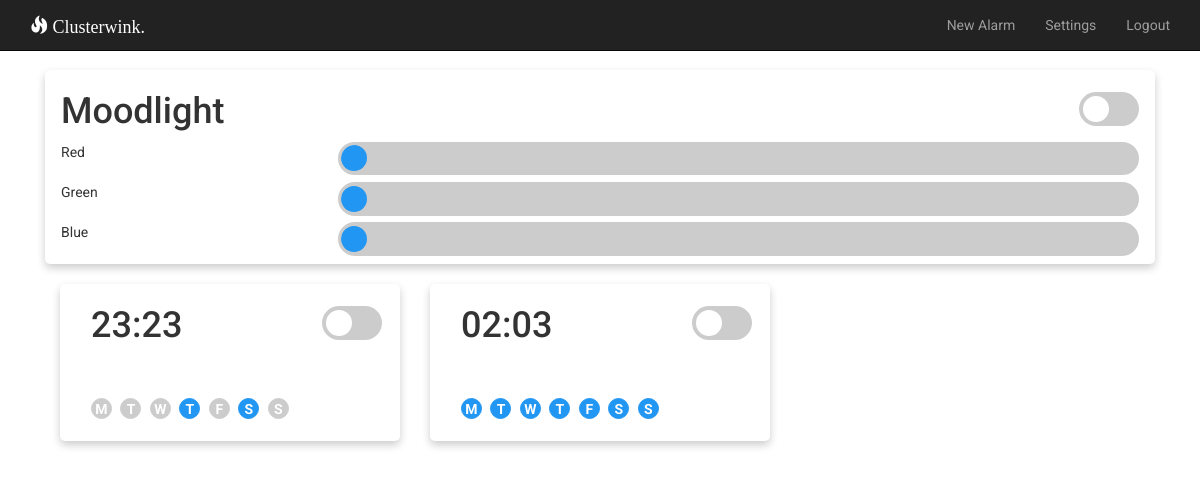
Before: /index (signed in) with the older database file.
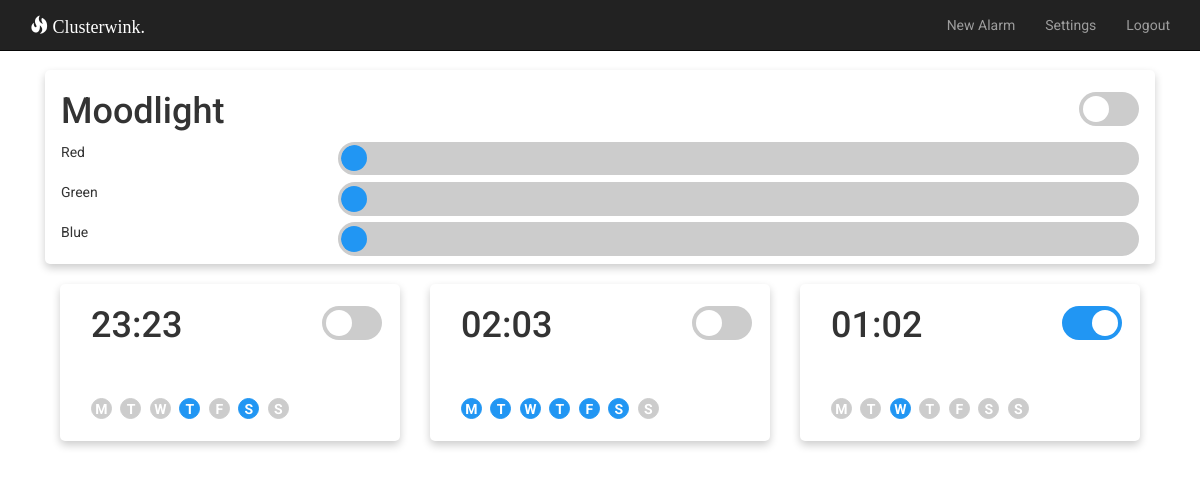
After: the same page with the newer database file.
### app/models.py (models this page shows, shortened)
class Alarm(db.Model):
	id = db.Column(db.Integer, primary_key=True)
	hour = db.Column(db.Integer, index=True)
	minute = db.Column(db.Integer, index=True)
	time = db.Column(db.Integer, index=True)
	active = db.Column(db.Boolean, default=True)
	repeat = db.Column(db.Boolean)
	label = db.Column(db.String(64))
	duration = db.Column(db.Integer)
	monday = db.Column(db.Boolean)
	tuesday = db.Column(db.Boolean)
	wednesday = db.Column(db.Boolean)
	thursday = db.Column(db.Boolean)
	friday = db.Column(db.Boolean)
	saturday = db.Column(db.Boolean)
	sunday = db.Column(db.Boolean)

### app/routes.py (the view)
@app.route('/')
@app.route('/index')
@login_required
def index():
	user = {'username': 'Lenny'}
	posts = [
		{
			'author': {'username': 'John'},
			'body': 'Beautiful day in Portland!'
		},
		{
			'author': {'username': 'Susan'},
			'body': 'The Avengers movie was so cool!'
		}
	]
	alarms = Alarm.query.all()
	return render_template('index.html', title='Home', posts=posts, alarms=alarms)

### app/models.py (called while the page is built)
@login.user_loader
def load_user(id):
	return User.query.get(int(id))

### app/templates/index.html (shortened to what this page needs)
{% extends "base.html" %}
{% block app_content %}
	<div class="col-lg-12">
		<div class="card">
				<div class="card-body" id="color-selector">
					<div class="row">
						<div class="col-xs-8 col-sm-9">
							<h1>Moodlight</h1>
						</div>
						<div class="col-xs-4 col-sm-3" align="right">
							<label class="switch">
								<span class="slider round"></span>
							</label>
						</div>
					</div>
					<div class="row">
						<div class="col-xs-3">Red</div>
						<div class="range-container col-xs-9"> <input type="range" min="0" max="255" value="0" id="red" onchange="set_color('Red', this.value)"></div>
					</div>
					<div class="row">
						<div class="col-xs-3">Green</div>
						<div class="range-container col-xs-9"> <input type="range" min="0" max="255" value="0" id="green" onchange="set_color('Green', this.value)"></div>
					</div>
					<div class="row">
						<div class="col-xs-3">Blue</div>
						<div class="range-container col-xs-9"> <input type="range" min="0" max="255" value="0" id="blue" onchange="set_color('Blue', this.value)"></div>
					</div>
				</div>
	</div>
	{% for alarm in alarms %}
		<div class="col-lg-4 col-sm-6 " id="{{alarm.id}}">
			<div class="card">
				<div class="card-body">
					<div data-toggle="collapse" data-target="#card_{{ alarm.id }}" class="col-xs-8 col-sm-9" >
						<h1 >{{ "%02d" % alarm.hour }}:{{ "%02d" % alarm.minute }}</h1>
					</div>
					<div class="col-xs-4 col-sm-3" align="right">
						<label class="switch">
							<span class="slider round"></span>
						</label>
					</div>
					<div class="col-xs-12 day-bar">
						<div class="day-checkbox">
								<label for="monday_{{ alarm.id }}">M</label>
						</div>
						<div class="day-checkbox">
								<label for="tuesday_{{ alarm.id }}">T</label>
						</div>
						<div class="day-checkbox">
								<label for="wednesday_{{ alarm.id }}">W</label>
						</div>
						<div class="day-checkbox">
								<label for="thursday_{{ alarm.id }}">T</label>
						</div>
						<div class="day-checkbox">
								<label for="friday_{{ alarm.id }}">F</label>
						</div>
						<div class="day-checkbox">
								<label for="saturday_{{ alarm.id }}">S</label>
						</div>
						<div class="day-checkbox">
								<label for="sunday_{{ alarm.id }}">S</label>
						</div>
					</div>
				</div>
			</div>
		</div>
	{% endfor %}
{% endblock %}

### app/templates/base.html (shortened to what this page needs)
{% extends 'bootstrap/base.html' %}
{% block styles %}
	{{super()}}
	<link rel=stylesheet href="{{ url_for('static', filename='style.css') }}">
{% endblock %}
{% block navbar %}
	<nav class="navbar navbar-inverse navbar-fixed-top">
		<div class="container">
			<div class="navbar-header">
				<a class="navbar-brand" id="page_title" href="{{ url_for('index') }}"><span class="glyphicon glyphicon-fire"></span> Clusterwink.</a>
			</div>
			<div class="collapse navbar-collapse" id="bs-example-navbar-collapse-1">
				<ul class="nav navbar-nav navbar-right">
					{% if current_user.is_anonymous %}
					{% else %}
					<li><a href="{{ url_for('new') }}">New Alarm</a></li>
					<li><a href="{{ url_for('settings') }}">Settings</a></li>
					<li><a href="{{ url_for('logout') }}">Logout</a></li>
					{% endif %}
				</ul>
			</div>
		</div>
	</nav>
{% endblock %}
{% block content %}
	<div class="container">
			{% block app_content %}{% endblock %}
	</div>
{% endblock %}

### app/static/style.css (style rules this page uses)
body { padding-top: 70px; font-family: 'Roboto', sans-serif; }
.navbar { border-radius: 0; }
#page_title { font-family: 'Playfair Display', serif; }
.card { position: relative; display: flex; flex-direction: column; min-width: 0; word-wrap: break-word; background-color: white; background-clip: border-box; box-shadow: 0 4px 8px 0 rgba(0,0,0,0.2); transition: 0.3s; margin-bottom: 20px; border-radius: 5px; }
.card-body { padding: 2px 16px; }
.navbar-inverse .navbar-brand { color: white; }
.switch { position: relative; display: inline-block; min-width: 60px; min-height: 34px; margin-top: 20px; max-height: 54px; }
.slider { position: absolute; cursor: pointer; top: 0; left: 0; right: 0; bottom: 0; background-color: #ccc; -webkit-transition: .4s; transition: .4s; height: 34px; }
.slider:before { position: absolute; content: ""; height: 26px; width: 26px; left: 4px; bottom: 4px; background-color: white; -webkit-transition: .4s; transition: .4s; }
input:checked + .slider { background-color: #2196F3; }
input:checked + .slider:before { -webkit-transform: translateX(26px); -ms-transform: translateX(26px); transform: translateX(26px); }
.slider.round { border-radius: 34px; }
.slider.round:before { border-radius: 50%; }
.day-checkbox { position:relative; display: inline-block; width: 1.5em; margin-right: 5px; }
.day-checkbox label { background-color: #ccc; border: 1px solid #ccc; border-radius: 50%; text-align: center; width: 1.5em; height: 1.5em; display: inline-block; color: white; margin-top: 20px; margin-bottom: 20px; -webkit-transition: .4s; transition: .4s; }
.day-checkbox input[type="checkbox"]:checked + label { background-color: #2196F3; border-color: #2196F3; }
.day-checkbox input[type="checkbox"]:not(:checked) + label { background-color: #ccc; }
.range-container input { -webkit-appearance: none; width: 100%; height: 26px; margin: 10px 50px; background: #ccc; background-size: 150px 10px; background-position: center; background-repeat: no-repeat; overflow: hidden; outline: none; zoom: 130%; display: block; margin: auto; margin-bottom: 5px; border-radius: 17px; border: 3px solid #ccc; }

Changed rows visible on the page:
added Alarm: hour "01", minute "02"
